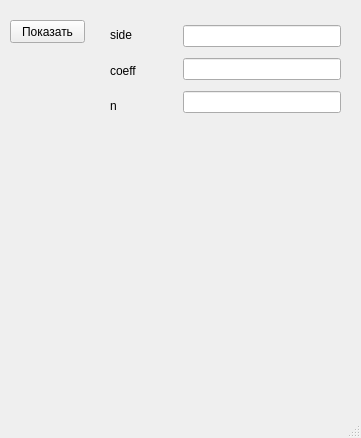
<?xml version="1.0" encoding="UTF-8"?>
<ui version="4.0">
 <class>MainWindow</class>
 <widget class="QMainWindow" name="MainWindow">
  <property name="geometry">
   <rect>
    <x>0</x>
    <y>0</y>
    <width>361</width>
    <height>438</height>
   </rect>
  </property>
  <property name="windowTitle">
   <string>MainWindow</string>
  </property>
  <widget class="QWidget" name="centralwidget">
   <widget class="QWidget" name="horizontalLayoutWidget">
    <property name="geometry">
     <rect>
      <x>90</x>
      <y>0</y>
      <width>271</width>
      <height>141</height>
     </rect>
    </property>
    <layout class="QHBoxLayout" name="horizontalLayout">
     <item>
      <layout class="QVBoxLayout" name="verticalLayout">
       <property name="leftMargin">
        <number>20</number>
       </property>
       <property name="topMargin">
        <number>20</number>
       </property>
       <property name="rightMargin">
        <number>20</number>
       </property>
       <property name="bottomMargin">
        <number>20</number>
       </property>
       <item>
        <widget class="QLabel" name="label">
         <property name="text">
          <string>side</string>
         </property>
        </widget>
       </item>
       <item>
        <widget class="QLabel" name="label_2">
         <property name="text">
          <string>coeff</string>
         </property>
        </widget>
       </item>
       <item>
        <widget class="QLabel" name="label_3">
         <property name="text">
          <string>n</string>
         </property>
        </widget>
       </item>
      </layout>
     </item>
     <item>
      <layout class="QVBoxLayout" name="verticalLayout_2">
       <property name="leftMargin">
        <number>20</number>
       </property>
       <property name="topMargin">
        <number>20</number>
       </property>
       <property name="rightMargin">
        <number>20</number>
       </property>
       <property name="bottomMargin">
        <number>20</number>
       </property>
       <item>
        <widget class="QLineEdit" name="side_text"/>
       </item>
       <item>
        <widget class="QLineEdit" name="coeff_text"/>
       </item>
       <item>
        <widget class="QLineEdit" name="n_text"/>
       </item>
      </layout>
     </item>
    </layout>
   </widget>
   <widget class="QPushButton" name="show_btn">
    <property name="geometry">
     <rect>
      <x>10</x>
      <y>20</y>
      <width>75</width>
      <height>23</height>
     </rect>
    </property>
    <property name="text">
     <string>Показать</string>
    </property>
   </widget>
   <widget class="QLabel" name="image_lbl">
    <property name="geometry">
     <rect>
      <x>20</x>
      <y>160</y>
      <width>319</width>
      <height>231</height>
     </rect>
    </property>
    <property name="text">
     <string/>
    </property>
   </widget>
  </widget>
  <widget class="QMenuBar" name="menubar">
   <property name="geometry">
    <rect>
     <x>0</x>
     <y>0</y>
     <width>361</width>
     <height>21</height>
    </rect>
   </property>
  </widget>
  <widget class="QStatusBar" name="statusbar"/>
 </widget>
 <resources/>
 <connections/>
</ui>
